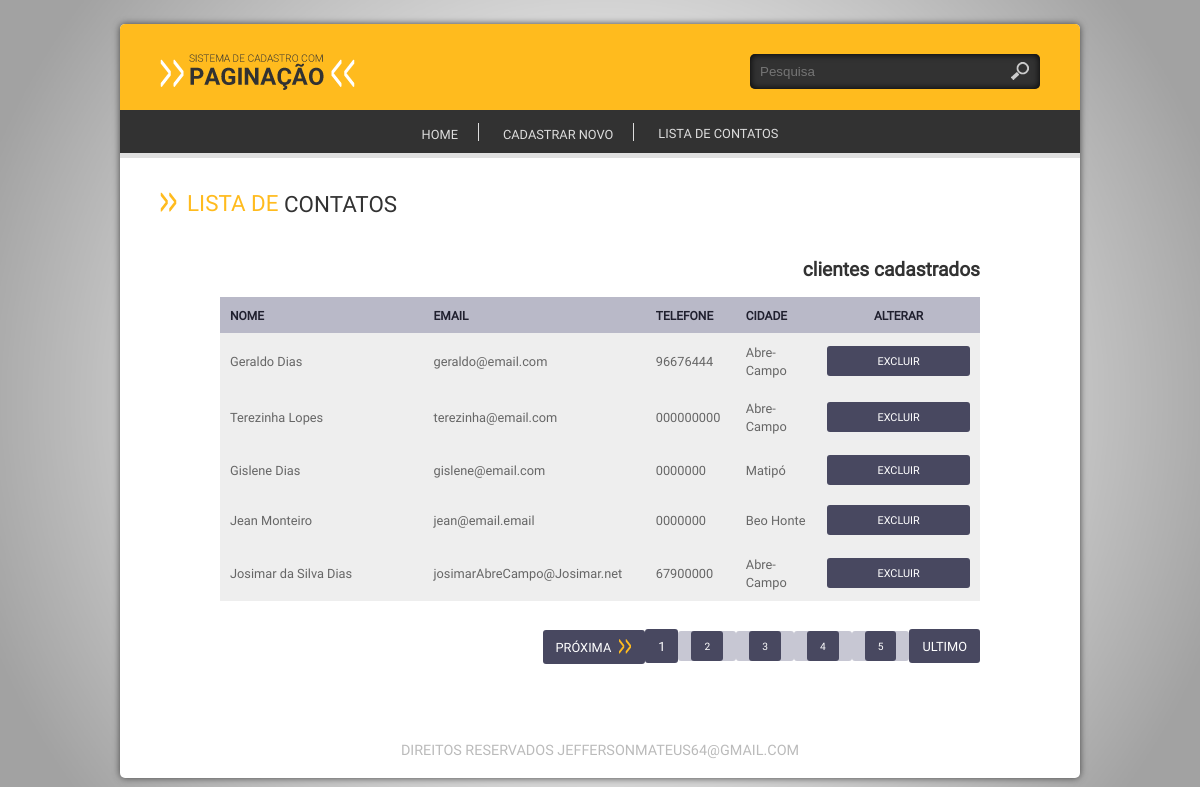
The app's page /index.php?link=5, older data.
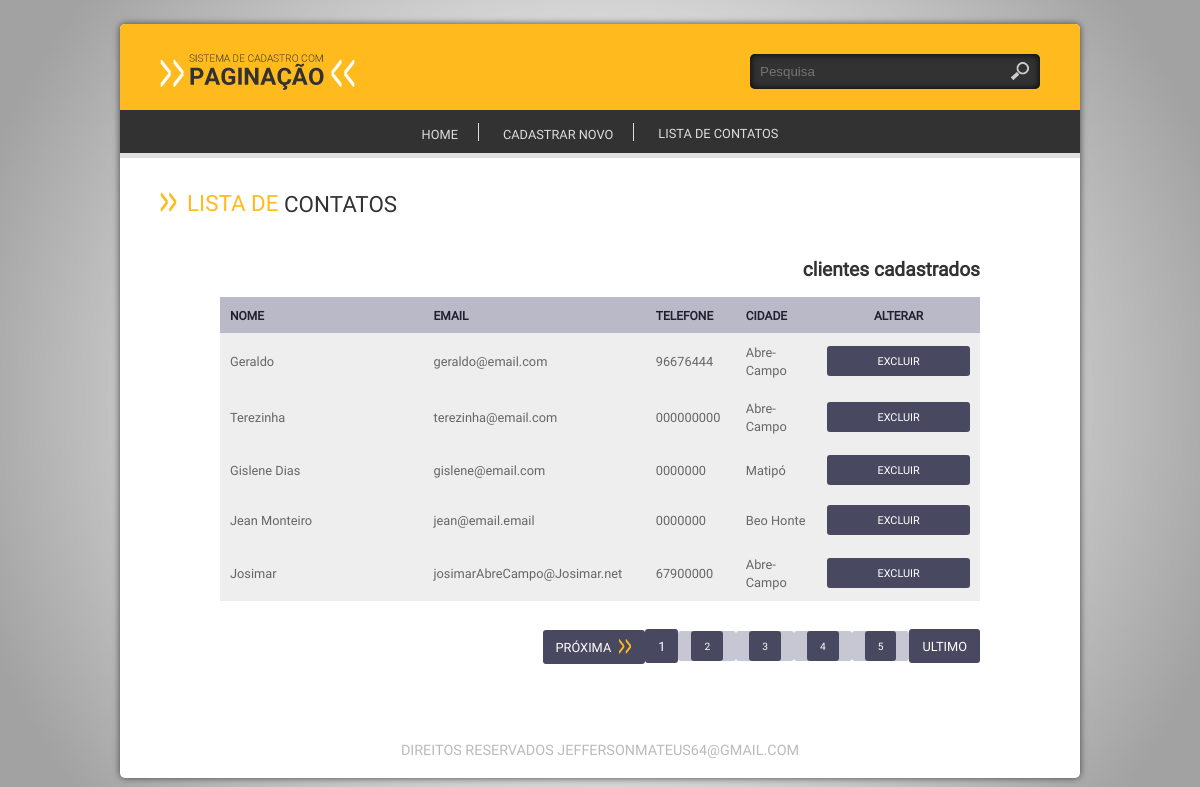
The same page, newer data.
### tables this page shows
CREATE TABLE `cliente` (
  `id_cliente` int(11) NOT NULL,
  `cliente` varchar(2000) NOT NULL,
  `endereco` varchar(150) DEFAULT NULL,
  `bairro` varchar(100) DEFAULT NULL,
  `cidade` varchar(100) DEFAULT NULL,
  `cep` varchar(10) NOT NULL,
  `fone` varchar(15) NOT NULL,
  `email` varchar(150) NOT NULL,
  `cpf` varchar(11) NOT NULL
);

### config/crud.php (called while the page is built, shortened)
<?php
function openConection() {
    $conection = @mysqli_connect(HOST, USER, PASSWORD, DATABASE) or die(mysqli_connect_error());
    mysqli_set_charset($conection, CHARSET);
    return $conection;
}
function runsql($sql) {
    $conection = openConection();
    $qry = @mysqli_query($conection, $sql) or die(mysqli_erro($conection));
    return $qry;
}
function queryData($tabela, $condicao = NULL, $campos = "*") {
    $sql = "SELECT {$campos} FROM {$tabela} {$condicao}";
    $qry = runsql($sql);
    if (!mysqli_num_rows($qry)) {
        return FALSE;
    } else {
        while ($linha = @mysqli_fetch_array($qry)) {
            $dados[] = $linha;
        }
        return $dados;
    }
}
function selecionar($comandosql) {
    $sql = $comandosql;
    $qry = runsql($sql);
    if (!mysqli_num_rows($qry)) {
        return false;
    } else {
        while ($linha = @mysqli_fetch_array($qry)) {
            $dados[] = $linha;
        }
        return $dados;
    }
}
function allrows($sql){
    $qry = runsql($sql);
    return mysqli_num_rows($qry);
}

### lst/lst_excluir.php (the view, shortened to what this page needs)
<?php
$clientes = queryData("cliente");
$pg = isset($_GET['pg']) ? $_GET['pg'] : 0;
$pesq = isset($_POST['pesq']) ? $_POST['pesq'] : NULL;
$campo = isset($_POST['campo']) ? $_POST['campo'] : NULL;
if ($pesq) {
    $sql = "SELECT * FROM `cliente` WHERE `$campo` like%$pesq%";
} else {
    $sql = "SELECT * FROM `cliente`";
}
$clientes = queryData("cliente");
$cliente = selecionar($sql);
$total = allrows($sql);
$lpp = 5;
$paginas = ceil($total / $lpp - 1);
$total_paginas = ceil($total / $lpp);
$inicio = $pg * $lpp;
?>
<div class="base-home">
    <h1 class="titulo"><span class="cor">Lista de</span> contatos</h1>
    <div class="base-lista">
        <span class="qtde"><b><?php echo $pesq ?></b> clientes cadastrados</span>
        <div class="tabela">
            <table width="100%" border="0" cellspacing="0" cellpadding="0">
                <thead>
                    <tr>
                        <th width="25%" align="left">Nome</th>
                        <th width="25%" align="left">Email</th>
                        <th width="10%" align="left">Telefone</th>
                        <th width="10%" align="left">Cidade</th>
                        <th width="20%" colspan="2" align="center">Alterar</th>
                    </tr>
                </thead>
                <?php
                if ($clientes) {
                    $clientes = selecionar($sql . " LIMIT $inicio, $lpp");
                    foreach ($clientes as $cliente) {
                        ?>
                        <tbody>
                            <tr class="cor1">
                                <td><?php echo $cliente["cliente"] ?></td>
                                <td><?php echo $cliente["email"] ?></td>
                                <td><?php echo $cliente["fone"] ?></td>
                                <td><?php echo $cliente["cidade"] ?></td>
                                <td align="center">
                                    <a href="<?php echo 'index.php?link=2&acao=Excluir&id=' . $cliente['id_cliente'] ?>" class="btn">Excluir</a>
                                </td>
                                <?php
                            }
                        } else {
                            echo "Nenhum valor encontrado! Isso pode acontecer por que a conexão com o banco de dados falhou"
                            . " ou simplesmente por que não existe nenhum dado cadastrado !";
                        }
                        ?>
                    </tr>
            </table>
        </div>
        <ul class="paginacao">
            <?php echo paginacao("index.php?link=5", $paginas, $total_paginas, $pg);    ?>
        </ul>
    </div>
</div>

### index.php (shortened to what this page needs)
<?php
require ("config/crud.php");
require ("config/biblio.php");
?>
<html>
    <head>
        <link rel="stylesheet" type="text/css" href="css/style.css">
    </head>
    <body>
        <?php include 'cabecalho.php'; ?>
        <?php include 'menu.php'; ?>
        <?php
        @$link = $_GET["link"];
        $pag[1] = "home.php";
        $pag[2] = "frm/frm_cliente.php";
        $pag[3] = "lst/lst_cliente.php";
        $pag[4] = "lst/lst_editar.php";
        $pag[5] = "lst/lst_excluir.php";
        if (!empty($link)) {
            if (file_exists($pag[$link])) {
                include $pag[$link];
            } else {
                include'erro404.php';
            }
        } else {
            include'home.php';
        }
        ?>
        <?php include'rodape.php' ?>	</div>
</div>
</body>
</html>

### cabecalho.php
<div class="conteudo">
    <div class="base-central">
        <div class="base-topo">
            <a href="index.php?link=1" class="logo"></a>
            <div class="base-busca">
                <form action="">
                    <input type="text" placeholder="Pesquisa">
                    <input type="submit" value="" class="but">
                </form>
            </div>
        </div>

### menu.php
<nav class="menu">
    <ul>
        <li><a href="index.php?link=1">Home</a></li>
        <li><a href="index.php?link=2&acao=Cadastrar">Cadastrar novo</a></li>
        <li><a href="index.php?link=3">Lista de contatos</a></li>
    </ul>
</nav>

### config/biblio.php
<?php
function paginacao($url, $paginas, $total_paginas, $pg) {
    if ($paginas <= 0) {
        $ultimo = $total_paginas;
    } else {
        $ultimo = $paginas;
    }
    if ($paginas <= 0) {
        $imprimePaginacao = "Página 1 de 1";
    } else if ($pg == 0 | $paginas < 0) {
        $mais = $pg + 1;
        $imprimePaginacao = "<li><a href='$url&pg=$mais' class='prox'>Próxima</a></li>";
        for ($i = 0; $i <= $paginas; $i++) {
            $aux = $i + 1;
            if ($pg == $i) {
                $imprimePaginacao.="<li><a>$aux</a></li>";
            } else {
                $imprimePaginacao .= "<li class='ativo'><a href='$url&pg=$i'>$aux</a></li>";
            }
        }
        $imprimePaginacao .="<li><a href='$url&pg=$ultimo' class='ultimo'> Ultimo</a></li>";
    } else if ($pg != 0 && $pg != $paginas) {
        $mais = $pg + 1;
        $menos = $pg - 1;
        $imprimePaginacao = ""
                . "<li><a href='index.php?link=3&pg=$menos' class='ant'></a></li>"
                . "<li class='ativo'><a href='$url&pg=0'>Primeira</a></li>";
        for ($i = 0; $i <= $paginas; $i++) {
            $aux = $i + 1;
            if ($pg == $i) {
                $imprimePaginacao.="<li><a>$aux</a></li>";
            } else {
                $imprimePaginacao .= "<li class='ativo'><a href='$url&pg=$i'>$aux</a></li>";
            }
        }
        $imprimePaginacao .= ""
                . "<li class='ativo'><a href='$url&pg=$ultimo' class='ultimo'> Ultimo</a></li>"
                . "<li><a href='$url&pg=$mais' class='prox'></a></li>";
    } else if ($pg == $paginas) {
        $menos = $pg - 1;
        $imprimePaginacao = ""
                . "<li><a href='$url&pg=$menos' class='ant'>Anterior</a></li>";
        for ($i = 0; $i <= $paginas; $i++) {
            $aux = $i + 1;
            if ($pg == $i) {
                $imprimePaginacao.="<li><a>$aux</a></li>";
            } else {
                $imprimePaginacao .= "<li class='ativo'><a href='$url&pg=$i'>$aux</a></li>";
            }
        }
        $imprimePaginacao.=""
                . "<li><a href='$url&pg=0'>Primeira</a></li>";
    }
    return $imprimePaginacao;
}

### rodape.php
<div class="base-rodape">
    <p>DIREITOS RESERVADOS JEFFERSONMATEUS64@GMAIL.COM</p>
</div>

### css/style.css (style rules this page uses)
* { margin:0; padding:0; box-sizing:border-box; -webkit-box-sizing:border-box; -moz-box-sizing:border-box; -o-box-sizing:border-box; -ms-box-sizing:border-box; vertical-align:middle; }
html, body { height:100%; background:#ddd url(../img/fundo.png) fixed no-repeat center; background-size:100%; }
body { font-size:1em; font-family: 'rregular'; }
h1, h2, h3, h4, h5 { margin:0; padding:0; text-transform:uppercase; font-weight:inherit; }
p { line-height:1.2em; font-size:1em; letter-spacing:0; color:#263238; }
a { text-decoration:none; color:#444; }
input ,textarea, select { width:100%; max-width:100%; padding:10px; background:#EEEEEE; border:0 }
ul ,li { list-style:none; }
.conteudo { width:960px; left:50%; position:relative; margin:2% auto 2% auto; display:block; margin-left:-480px; float:left; }
.base-central { width:100%; float:left; background:#fff; -webkit-border-radius:5px; -moz-border-radius:5px; -o-border-radius:5px; -ms-border-radius:5px; box-shadow:0 0px 7px 0 #444; }
.base-topo { width:100%; float:left; padding:20px 40px; background:#FFBB1E; border-radius:5px 5px 0 0; -webkit-border-radius:5px 5px 0 0; -moz-border-radius:5px 5px 0 0; -ms-border-radius:5px 5px 0 0; }
.base-topo .logo { width:195px; float:left; height:36px; background:url(../img/logo.png) no-repeat; margin-top:10px; }
.base-topo .base-busca { width:290px; float:right; margin-top:10px; position:relative; }
.base-topo .base-busca input { background:#323232; box-shadow:inset 0 0 7px 0 #000; border-radius:5px; color:#ddd; }
.base-topo .base-busca .but { background:url(../img/ico-lupa.png) no-repeat center; box-shadow:none; position:absolute; top:7px; right:10px; width:20px; height:20px; cursor:pointer; }
.menu { width:100%; float: left; padding:10px 0; background:#323232; border-bottom:solid 5px #E0E0E0; }
.menu ul { display:block; text-align:center; }
.menu li { display:inline; font-size:.8em; text-transform:uppercase; border-right:solid 1px #ddd; }
.menu li:last-child { border-right:0; }
.menu li a { padding:5px 20px; color:#ddd; }
.base-home { width:100%; float:left; padding:20px 40px; }
.titulo { display:block; padding:10px 0; color:#323232; font-weight:inherit; font-size:1.4em; text-transform:uppercase; }
.titulo:before { content:url(../img/ico-seta-ttl.png); padding-right:10px; }
.titulo .cor { color:#FFBB1E; position:relative; top:-3px; }
.base-rodape { width:100%; float:left; padding:20px; }
.base-rodape p { text-align:center; font-size:.9em; color:#BBBBBB; }
.btn { display:block; padding:10px; border-radius:3px; -webkit-border-radius:3px; -moz-border-radius:3px; -moz-border-radius:3px; -o-border-radius:3px; text-transform:uppercase; color:#fff; background:#484860; font-size:.9em; }
.base-home .base-lista { width:100%; float:left; padding:10px 60px; }
.base-home .base-lista span { color:#323232; display:block; padding:15px 0; font-weight:bold; text-align:right; font-size:1.2em; }
.base-home .base-lista .tabela table { width:100%; }
.base-home .base-lista .tabela table th { padding:10px; text-transform:uppercase; color:#20202F; background:#B9B9C8; font-size:.75em; }
.base-home .base-lista .tabela table td { padding:10px; color:#666666; font-size:.8em; }
.base-home .base-lista .tabela .cor1 { background:#EEEEEE; }
.base-home .base-lista .tabela .btn { font-size:.85em; padding:8px 10px; }
.base-home .base-lista .paginacao { width:100%; float:left; padding:30px 0; text-align:right; }
.base-home .base-lista .paginacao li { display:inline-block; text-transform:uppercase; }
.base-home .base-lista .paginacao .ativo { padding:8px 13px; background:#C7C7D3; color:#484860; font-size:.8em; border-radius:3px; -webkit-border-radius:3px; -moz-border-radius:3px; -o-border-radius:3px; -ms-border-radius:3px; }
.base-home .base-lista .paginacao li a { padding:8px 13px; background:#484860; color:#fff; font-size:.8em; border-radius:3px; -webkit-border-radius:3px; -moz-border-radius:3px; -o-border-radius:3px; -ms-border-radius:3px; }
.base-home .base-lista .paginacao .prox:after { content:url(../img/ico-proximo.png); padding-left:8px; position:relative; top:2px; }

Row changes from the older to the newer data that the page shows:
changed cliente "geraldo@email.com": cliente "Geraldo Dias" → "Geraldo"
changed cliente "terezinha@email.com": cliente "Terezinha Lopes" → "Terezinha"
changed cliente "josimarAbreCampo@Josimar.net": cliente "Josimar da Silva Dias" → "Josimar"
